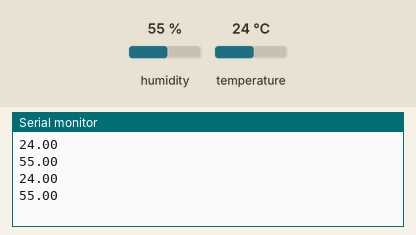
Recording of a sketch running on a simulated Arduino Uno, built with avr-gcc and run on an emulated ATmega328P. Shown: the last lines printed to the serial monitor. The inputs (shaded band) are chosen by the test bench; at power-on: humidity 55 %, temperature 24 °C.

Above: at 5.8 s.
5.9 s: humidity set to 22 %
At 11.4 s:
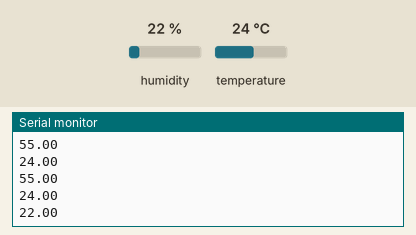
11.9 s: temperature set to 12 °C
At 16.1 s:
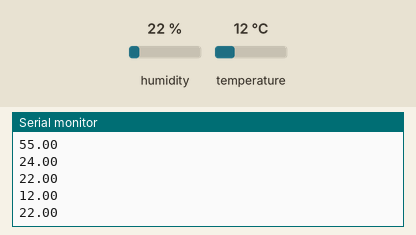
17.9 s: humidity set to 40 %
At 20.8 s:
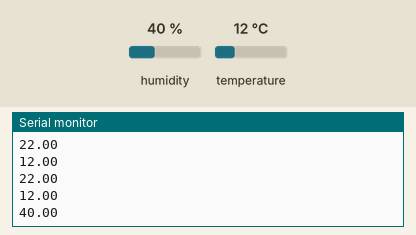
Timing chart, 0 to 22.3 s (numbered marks = the images above; inputs shaded):
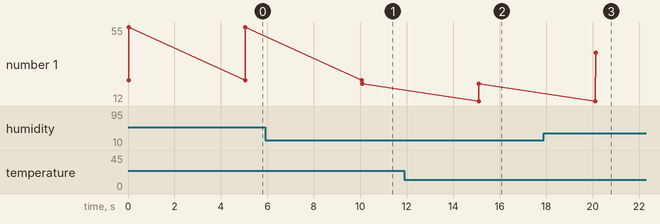

The sketch:

ArduinoDHTSensor.ino
```cpp
#include <dht.h>

dht DHT;

#define DHT11_PIN A0

void setup(){
  Serial.begin(9600);
}

void loop()
{
  int chk = DHT.read11(DHT11_PIN);

  Serial.println((double)DHT.temperature);

  Serial.println((double)DHT.humidity);
  delay(5000);
}
```

Measured:
- after the input at 5.9 s, the serial monitor: prints a new line after 4.2 s (image 1)
- after the input at 11.9 s, the serial monitor: prints a new line after 3.2 s (image 2)
- after the input at 17.9 s, the serial monitor: prints a new line after 2.2 s (image 3)
- plotted number 1: 55 → 22 after the input at 5.9 s, 22 → 40 after the input at 17.9 s
